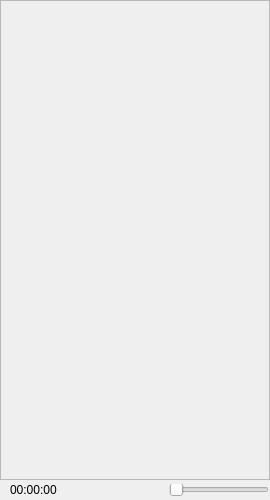
<?xml version="1.0" encoding="UTF-8"?>
<ui version="4.0">
 <class>Form</class>
 <widget class="QWidget" name="Form">
  <property name="geometry">
   <rect>
    <x>0</x>
    <y>0</y>
    <width>270</width>
    <height>500</height>
   </rect>
  </property>
  <property name="sizePolicy">
   <sizepolicy hsizetype="Minimum" vsizetype="Fixed">
    <horstretch>0</horstretch>
    <verstretch>0</verstretch>
   </sizepolicy>
  </property>
  <property name="windowTitle">
   <string>播放</string>
  </property>
  <widget class="QFrame" name="frame">
   <property name="geometry">
    <rect>
     <x>0</x>
     <y>0</y>
     <width>270</width>
     <height>480</height>
    </rect>
   </property>
   <property name="frameShape">
    <enum>QFrame::StyledPanel</enum>
   </property>
   <property name="frameShadow">
    <enum>QFrame::Raised</enum>
   </property>
  </widget>
  <widget class="QSlider" name="volumeSlider">
   <property name="geometry">
    <rect>
     <x>169</x>
     <y>484</y>
     <width>100</width>
     <height>12</height>
    </rect>
   </property>
   <property name="orientation">
    <enum>Qt::Horizontal</enum>
   </property>
  </widget>
  <widget class="QLabel" name="timeLabel">
   <property name="geometry">
    <rect>
     <x>10</x>
     <y>484</y>
     <width>60</width>
     <height>12</height>
    </rect>
   </property>
   <property name="text">
    <string>00:00:00</string>
   </property>
  </widget>
 </widget>
 <resources/>
 <connections/>
</ui>
